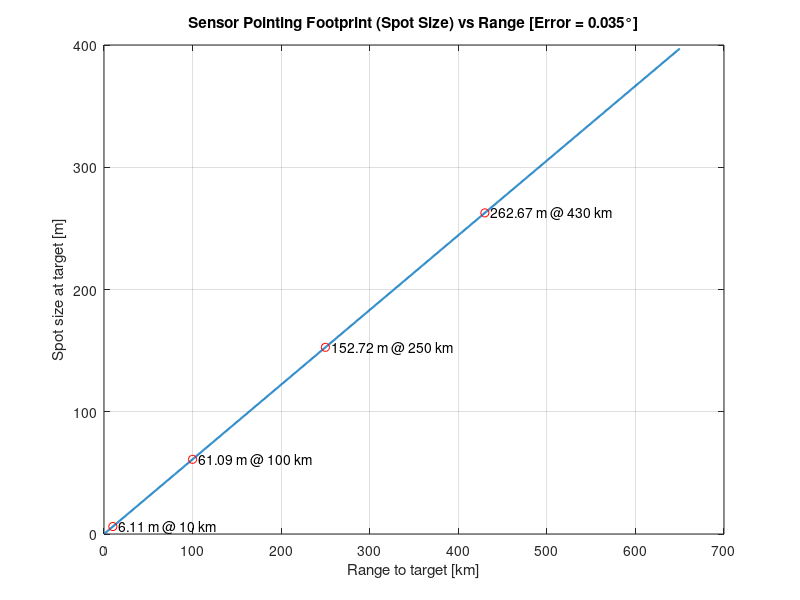

Write the MATLAB code that produced this figure.
%% Pointing induced spot size vs range
% INPUT: set exactly one of the two below
point_err_deg  = 0.035;   % total pointing error in degrees, leave [] if using mrad
point_err_mrad = [];     % total pointing error in milliradians, leave [] if using deg

% Convert to radians
if ~isempty(point_err_deg) && isempty(point_err_mrad)
    pe_rad = deg2rad(point_err_deg);
elseif isempty(point_err_deg) && ~isempty(point_err_mrad)
    pe_rad = point_err_mrad * 1e-3;
else
    error('Set exactly one of point_err_deg or point_err_mrad');
end

% Pretty print
fprintf('Total pointing error = %.4f deg  (%.0f urad)\n', pe_rad*180/pi, pe_rad*1e6);

% Range vector in meters
R = linspace(1e3, 650e3, 1000);   % 1 km to 200 km

% Linear footprint at target due to pointing error
spot_size = pe_rad .* R;

% Plot
figure;
plot(R/1e3, spot_size, 'LineWidth', 1.5);
xlabel('Range to target [km]');
ylabel('Spot size at target [m]');
title(sprintf('Sensor Pointing Footprint (Spot Size) vs Range [Error = %.3f°]', pe_rad*180/pi));

grid on;

% Reference markers and labels
hold on;
ref_ranges = [10e3, 100e3, 250e3 430e3];  % 10, 30, 50, 100 km
for rr = ref_ranges
    sz = pe_rad * rr;
    % hollow red circles
    plot(rr/1e3, sz, 'ro', 'MarkerFaceColor', 'none');
    % text placement like your original version
    text(rr/1e3, sz, sprintf('  %.2f m @ %.0f km', sz, rr/1e3));
end
hold off;
